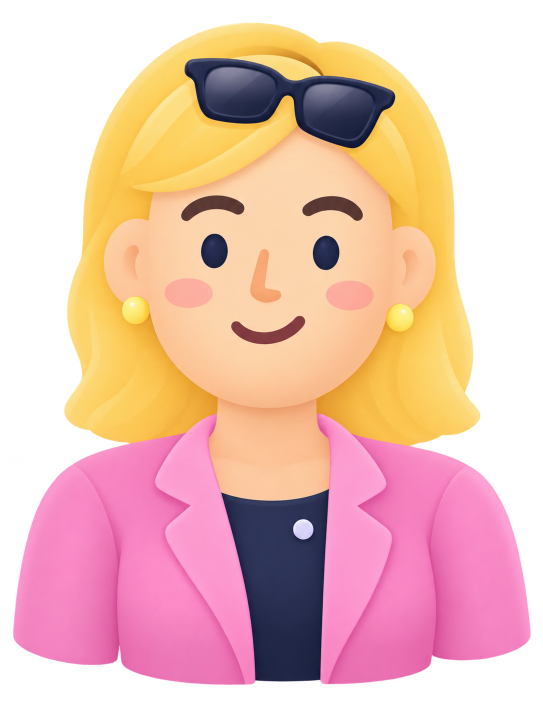
#> input picture assets/approved_v1/personas/karen_portrait.png, 1086 x 1448 px (shown at 1/2 size)
$ python build_asset_qa.py
#> lines starting #> are read from the running program, lines starting #| are printed output that depends on the picture
"""Create comparison sheets and metadata only; never modifies runtime artwork."""
from pathlib import Path
from PIL import Image, ImageDraw, ImageFont
import hashlib, json, shutil
ROOT = Path(__file__).resolve().parents[3]
OUT = Path(__file__).resolve().parent
REF = Path('/Users/MattLeikam/Downloads/daymaker_exact_ui/references')
ASSET = ROOT/'assets/approved_v1'
FONT = ImageFont.truetype('/System/Library/Fonts/Supplemental/Arial.ttf', 18)
SMALL = ImageFont.truetype('/System/Library/Fonts/Supplemental/Arial.ttf', 14)
ROWS = [
 ('personas/karen_portrait.png','characters/light_karen_portrait_context.png','Karen',160,220,'01a1225d-f955-77e3-ad55-1c67bd85a339/exec-d9aa1117-bc84-4d2c-867a-1bb592a8732b.png'),
 ('personas/frat_bro_portrait.png','characters/light_frat_bro_avatar.png','Frat Bro',66,88,'01a12278-8cdc-72e2-a6e9-dd23b17c6079/exec-c2061035-876a-4c4c-83c2-7173b55cf69c.png'),
 ('personas/politician_portrait.png','characters/light_politician_avatar.png','Politician',66,88,'01a12278-8cdc-72e2-a6e9-dd23b17c6079/exec-b1860732-a766-42fc-a022-e693f3cf4ea2.png'),
 ('personas/grandpa_portrait.png','characters/light_grandpa_portrait_context.png','Grandpa',160,220,'01a1225d-f955-77e3-ad55-1c67bd85a339/exec-ac2392cc-4f63-4ed5-9d1d-d6f80612dafa.png'),
 ('personas/two_year_old_portrait.png','characters/light_two_year_old_avatar.png','2-Year-Old',66,88,'01a12278-8cdc-72e2-a6e9-dd23b17c6079/exec-de4147ba-6bc2-48f3-a6e7-20f945eecb98.png'),
 ('weather/sun_grumpy_cloud.png','artwork/light_weather_hero.png','Today hero',200,200,'01a12278-8cdc-72e2-a6e9-dd23b17c6079/exec-d08a10aa-9b89-4c4b-a048-64e0a98c931e.png'),
 ('weather/sunglasses_cloud.png','artwork/light_fun_cloud.png','Sunglasses cloud',190,190,'01a12278-8cdc-72e2-a6e9-dd23b17c6079/exec-0d4b77c2-5aaa-4881-ad36-5eac757124b1.png'),
 ('weather/sun_sunglasses.png','artwork/light_sun_template.png','Sun template',90,90,'01a12278-8cdc-72e2-a6e9-dd23b17c6079/exec-f96300b3-b5e4-47fd-9b81-6f5fda644b05.png'),
 ('weather/coffee_cloud.png','artwork/light_coffee_cloud_template.png','Coffee cloud',90,90,'01a12278-8cdc-72e2-a6e9-dd23b17c6079/exec-2a289a21-346b-4d7b-97c4-ebd16a03bb57.png'),
 ('weather/storm_cloud.png','artwork/light_storm_cloud_template.png','Storm cloud',90,90,'01a12278-8cdc-72e2-a6e9-dd23b17c6079/exec-81ddf2f6-0675-4ee1-bb58-de601a9506ac.png'),
 ('memes/beach_sun_background.png','components/light_fun_featured_meme.png','Beach background',350,117,'01a12278-8cdc-72e2-a6e9-dd23b17c6079/exec-20fb5ea1-6d67-4e2b-b56f-e847bca78436.png'),
]
(OUT/'references').mkdir(exist_ok=True)
metadata=[]
for path,ref,label,w,h,source in ROWS:
 shutil.copy2(REF/ref,OUT/'references'/Path(ref).name)
 im=Image.open(ASSET/path)
#> im is the input picture: PIL image 1086x1448 RGBA; mean R, G, B, A 147.5, 104.6, 93.5, 162.6
 alpha=im.getchannel('A') if im.mode=='RGBA' else None
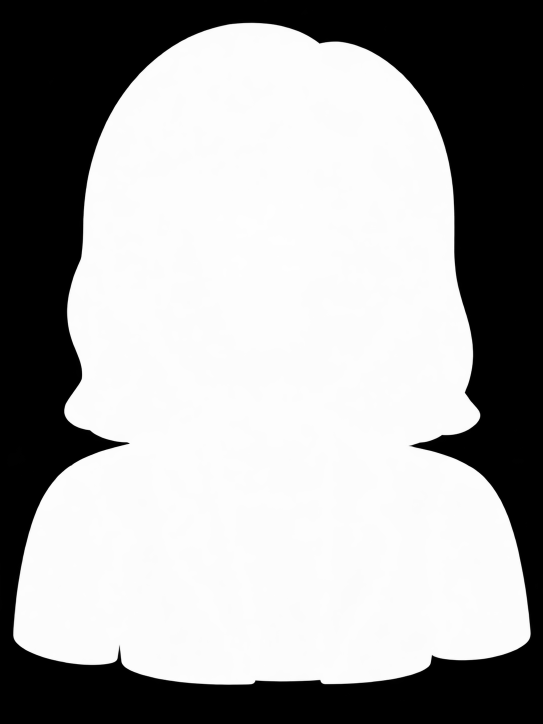
#> alpha: PIL image 1086x1448 L (shown at 1/2 size); min 0, max 255, mean 162.6
 metadata.append(dict(path='assets/approved_v1/'+path,classification='reconstructed',tool='builtin image_gen',source_generated_image='~/.codex/generated_images/'+source,reference=ref,width=im.width,height=im.height,mode=im.mode,alpha_range=alpha.getextrema() if alpha else None,sha256=hashlib.sha256((ASSET/path).read_bytes()).hexdigest(),intended_max_logical_slot=[160,220] if path.startswith('personas/') else [w,h],status='review_required_alpha_edges' if alpha else 'textless_reconstruction'))
#> pass 2 of the loop `for path,ref,label,w,h,source in ROWS:`:
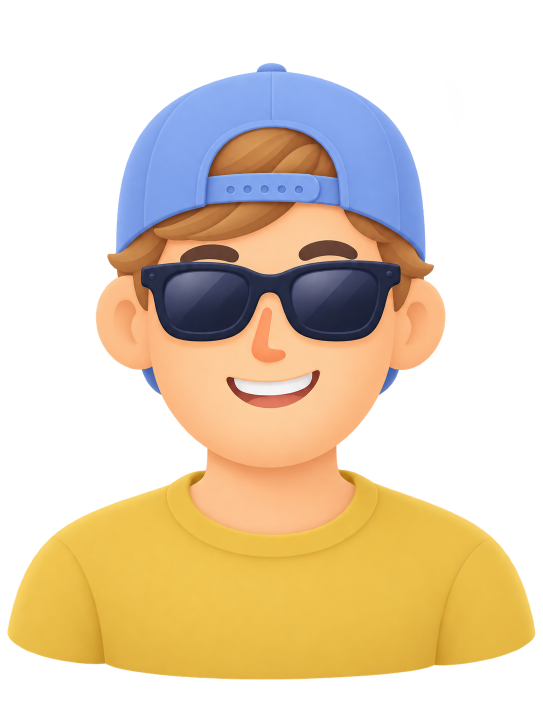
#> input picture assets/approved_v1/personas/frat_bro_portrait.png, 1086 x 1448 px (shown at 1/2 size)
#> im is the input picture: PIL image 1086x1448 RGBA; mean R, G, B, A 99, 82.6, 56.7, 122.9
#> `alpha=im.getchannel('A') if im.mode=='RGBA' else None`:
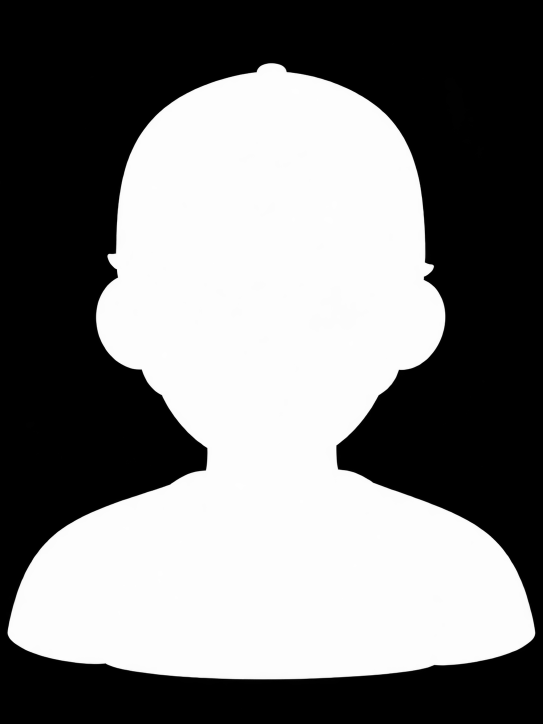
#> alpha: PIL image 1086x1448 L (shown at 1/2 size); min 0, max 255, mean 122.9
#> pass 3 of the loop `for path,ref,label,w,h,source in ROWS:`:
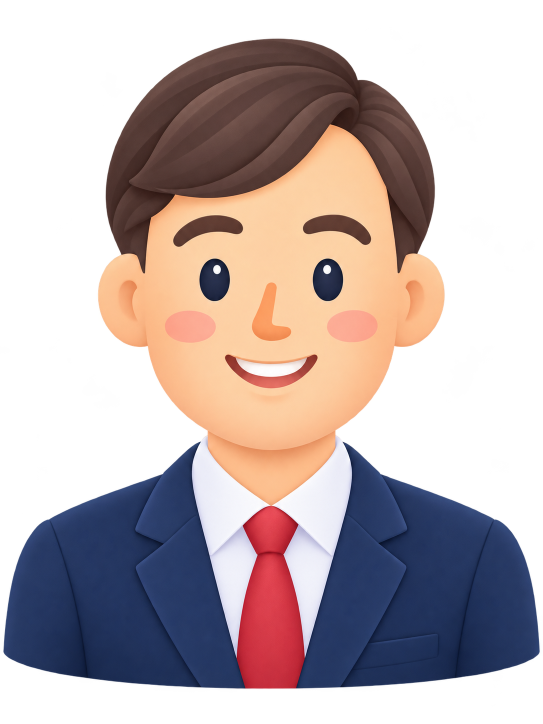
#> input picture assets/approved_v1/personas/politician_portrait.png, 1086 x 1448 px (shown at 1/2 size)
#> im is the input picture: PIL image 1086x1448 RGBA; mean R, G, B, A 74.3, 61.4, 61.8, 136.6
#> `alpha=im.getchannel('A') if im.mode=='RGBA' else None`:
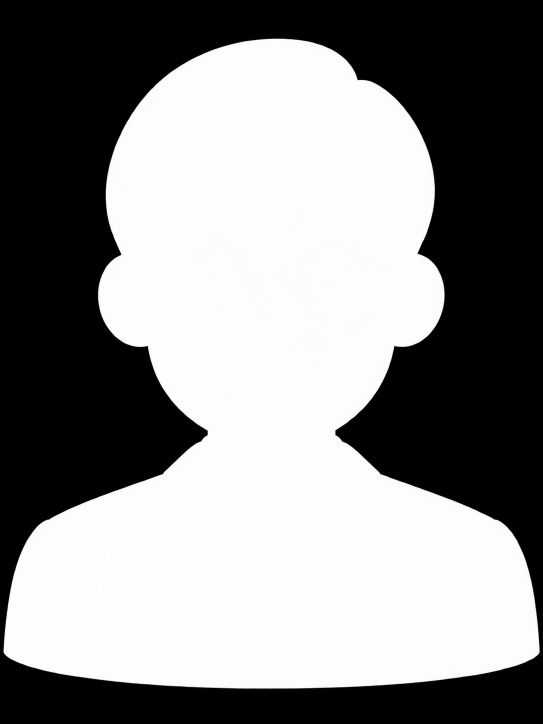
#> alpha: PIL image 1086x1448 L (shown at 1/2 size); min 0, max 255, mean 136.6
#> (the run stopped early here; a loop or call above may not have finished)
